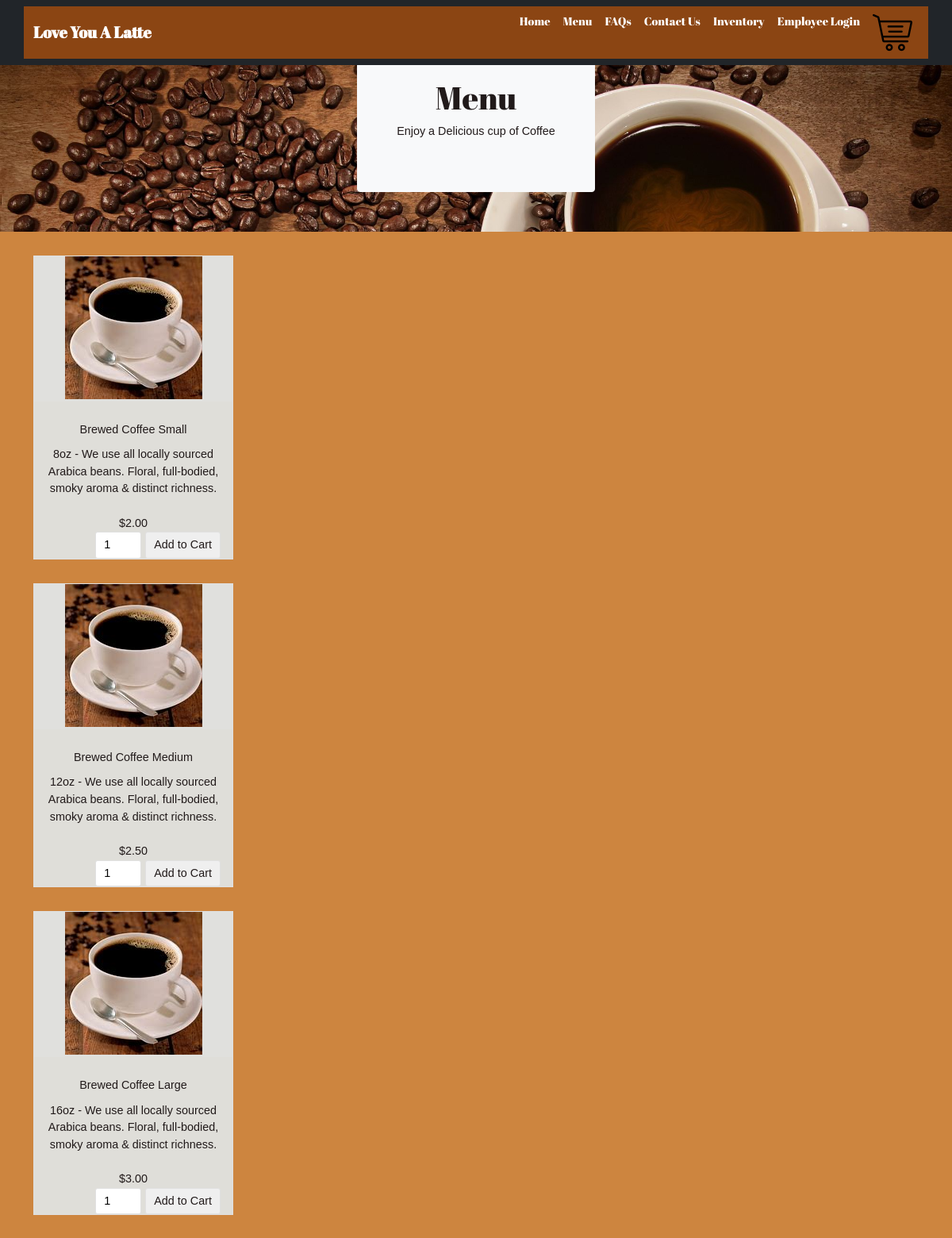
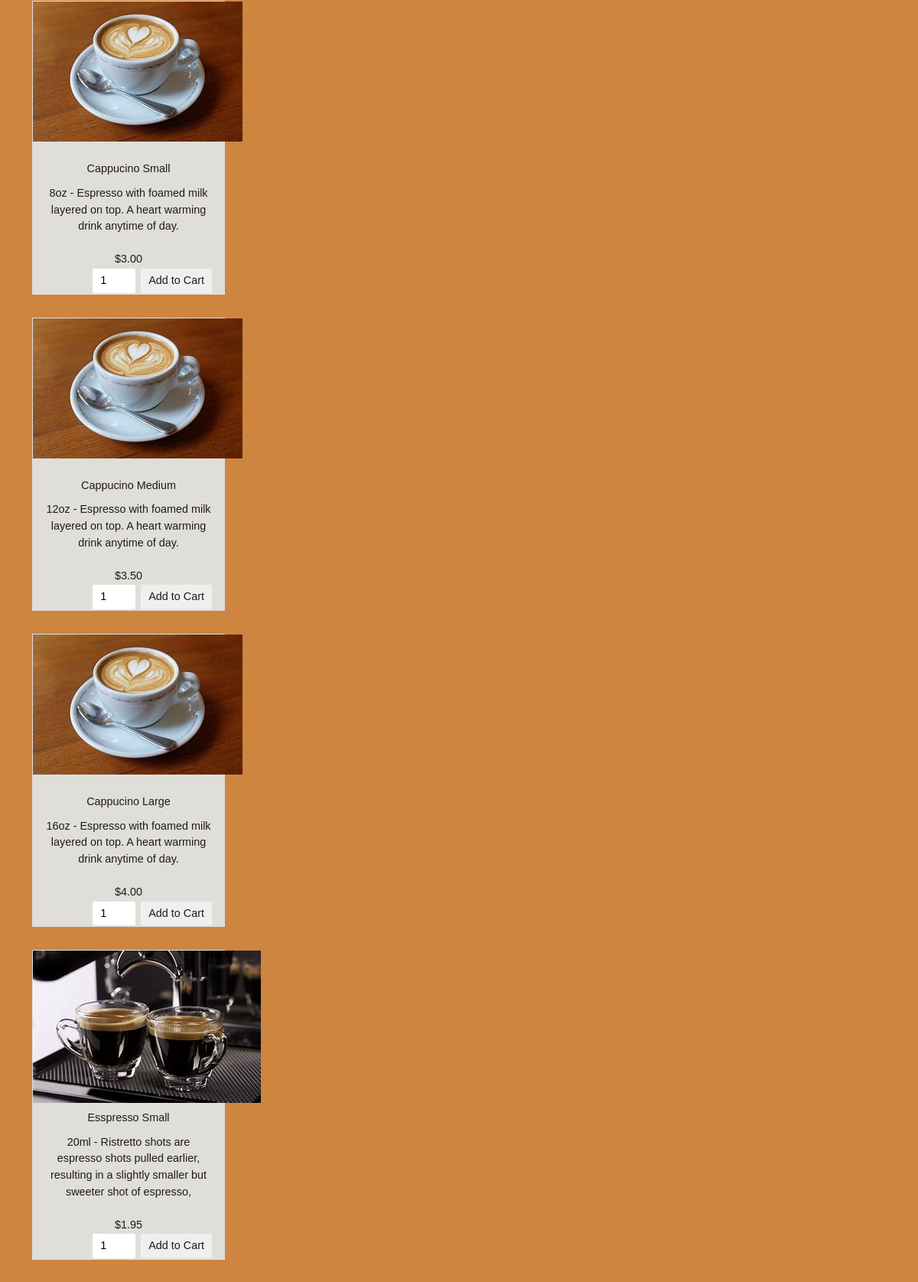
Page /Menu.php (upper part) on the committed database (2 pictures, top to bottom).
### tables this page shows
CREATE TABLE `product` (
  `id` int(8) NOT NULL PRIMARY KEY AUTO_INCREMENT,
  `name` varchar(255) NOT NULL,
  `code` varchar(255) NOT NULL UNIQUE KEY,
  `image` text NOT NULL,
  `price` double(10,2) NOT NULL,
  `description` varchar(200) NOT NULL
);

### public/dbcontroller.php (called while the page is built, shortened)
<?php
class DBController
{
	private $host = "mariadb";
	private $user = "root";
	private $password = "welcome1";
	private $database = "love_you_a_latte";
	private $conn;
	function __construct()
	{
		$this->conn = $this->connectDB();
	}
	function connectDB()
	{
		$conn = mysqli_connect($this->host, $this->user, $this->password, $this->database);
		return $conn;
	}
	function runQuery($query)
	{
		$result = mysqli_query($this->conn, $query);
		while ($row = mysqli_fetch_assoc($result)) {
			$resultset[] = $row;
		}
		if (!empty($resultset))
			return $resultset;
	}
}

### public/Menu.php (the view, shortened to what this page needs)
<?php
require_once("dbcontroller.php");
$db_handle = new DBController();
?>
<!DOCTYPE html>
<html>
<head>
    <?php include('./components/header.php') ?>
</head>
<body id="menubody">
<?php include('./components/nav.php') ?>
    <div id="Menuintro">
        <div class="bg-light border rounded border-light jumbotron py-5 px-4">
            <h1 style="font-family: 'Abril Fatface', serif;">Menu</h1>
            <p>Enjoy a Delicious cup of Coffee</p>
        </div>
    </div>
    <div class="dark-section">
        <div class="container overflow-auto site-section" id="why">
            <div id="product-grid">
                <?php
                $product_array = $db_handle->runQuery("SELECT * FROM product ORDER BY id ASC");
                if (!empty($product_array)) {
                    foreach($product_array as $key=>$value){
                ?>
                    <div class="product-item">
                        <form method="post" action="cart.php?action=add&code=<?php echo $product_array[$key]["code"]; ?>" target="dummyframe">
                        <div class="product-image"><img src="<?php echo $product_array[$key]["image"]; ?>"></div>
                        <div class="product-tile-footer">
                        <div class="product-title"><?php echo $product_array[$key]["name"]; ?></div>
                        <div class="product-description"><?php echo $product_array[$key]["description"]; ?></div>
                        <br>
                        <div class="product-price"><?php echo "$".$product_array[$key]["price"]; ?></div>
                        <div class="cart-action"><input type="text" class="product-quantity" name="quantity" value="1" size="2" /><input type="submit" value="Add to Cart" class="btnAddAction" /></div>
                        </div>
                        </form>
                    </div>
                <?php
                    }
                }
                ?>
            </div>
        </div>
    </div>
</body>
</html>

### public/components/header.php (shortened to what this page needs)
<link rel="stylesheet" href="assets/bootstrap/css/bootstrap.min.css">
<link rel="stylesheet" href="assets/css/Footer.css">
<link rel="stylesheet" href="assets/css/styles.css">
<link rel="stylesheet" href="assets/css/cartstyle.css">

### public/components/nav.php (shortened to what this page needs)
<nav class="navbar navbar-dark navbar-expand-md fixed-top bg-dark" id="navstyle">
    <div class="container" id="navcontainer">
        <div><a class="navbar-brand" href="#" style="font-family: 'Abril Fatface', serif;"><strong>Love You A Latte</strong></a></div>
        <div class="collapse navbar-collapse" id="navcol-1">
            <ul class="navbar-nav ms-auto">
                <li class="nav-item" style="font-family: 'Abril Fatface', serif;"><a class="nav-link active" href="../index.php" data-bs-target="index.html">Home</a></li>
                <li class="nav-item"><a class="nav-link active" href="../Menu.php" style="font-family: 'Abril Fatface', serif;" data-bs-target="Menu.html">Menu</a></li>
                <li class="nav-item"><a class="nav-link active" href="../FAQs.php" style="font-family: 'Abril Fatface', serif;" data-bs-target="FAQs.html">FAQs</a></li>
                <li class="nav-item"><a class="nav-link active" href="../ContactUs.php" style="font-family: 'Abril Fatface', serif;" data-bs-target="Contact%20Us.html">Contact Us</a></li>
                <li class="nav-item"><a class="nav-link active" href="../inventory.php" style="font-family: 'Abril Fatface', serif;" data-bs-target="inventory.html">Inventory</a></li>
                <li class="nav-item"><a class="nav-link active" href="../employeeLogin.php" style="font-family: 'Abril Fatface', serif;" data-bs-target="employeeLogin.html">Employee Login</a></li>
                <li class="nav-item"><a class="nav-link active" href="../cart.php" style="font-family: 'Abril Fatface', serif;"><img src="assets/img/cart.png"></a></li>
            </ul>
        </div>
    </div>
</nav>

### public/assets/css/styles.css (style rules this page uses)
body { font-family: Arial, Helvetica, sans-serif; }
#Menuintro { text-align: center; padding: 50px; background: url("../../assets/img/homepage.jpg"); background-size: cover; }
#Menuintro .jumbotron { border-radius: 20px; padding: 40px; background-color: #8b4513; max-width: 300px; margin: 0 auto; }
.dark-section { background-color: #cd853f; }
.site-section { text-align: center; padding-bottom: 70px; }
#navcontainer { background-color: #8b4513; }
#navstyle { background-color: #8b4513; }
#menubody { background-color: saddlebrown; }

### public/assets/css/cartstyle.css (style rules this page uses)
body { font-family: Arial; color: #211a1a; font-size: 0.9em; }
#product-grid { display: flex; flex-wrap: wrap; width: 250px; }
.btnAddAction { padding: 5px 10px; margin-left: 5px; background-color: #efefef; border: #E0E0E0 1px solid; color: #211a1a; float: right; text-decoration: none; border-radius: 3px; cursor: pointer; }
.product-item { float: left; background: #dfded9; margin: 30px 30px 0px 0px; border: #E0E0E0 1px solid; width: auto; max-width: 1000px; }
.product-image { height: 183px; width: 250px; background-color: rgb(224, 224, 221); }
.product-title { margin-top: 10px; margin-bottom: 10px; }
.product-price { float:bottom left; }
.cart-action { float: right; }
.product-quantity { padding: 5px 10px; border-radius: 3px; border: #E0E0E0 1px solid; }
.product-tile-footer { padding: 15px 15px 0px 15px; overflow: auto; }

### rows in the picture
product: image (picture), name "Brewed Coffee Small", description "8oz - We use all locally sourced Arabica beans. Floral, full-bodied, smoky aroma & distinct richness.", price "2.00"
product: image (picture), name "Brewed Coffee Medium", description "12oz - We use all locally sourced Arabica beans. Floral, full-bodied, smoky aroma & distinct richness.", price "2.50"
product: image (picture), name "Brewed Coffee Large", description "16oz - We use all locally sourced Arabica beans. Floral, full-bodied, smoky aroma & distinct richness.", price "3.00"
product: image (picture), name "Cappucino Small", description "8oz - Espresso with foamed milk layered on top. A heart warming drink anytime of day.", price "3.00"
product: image (picture), name "Cappucino Medium", description "12oz - Espresso with foamed milk layered on top. A heart warming drink anytime of day.", price "3.50"
product: image (picture), name "Cappucino Large", description "16oz - Espresso with foamed milk layered on top. A heart warming drink anytime of day.", price "4.00"
product: image (picture), name "Esspresso Small", description "20ml - Ristretto shots are espresso shots pulled earlier, resulting in a slightly smaller but sweeter shot of espresso,", price "1.95"
